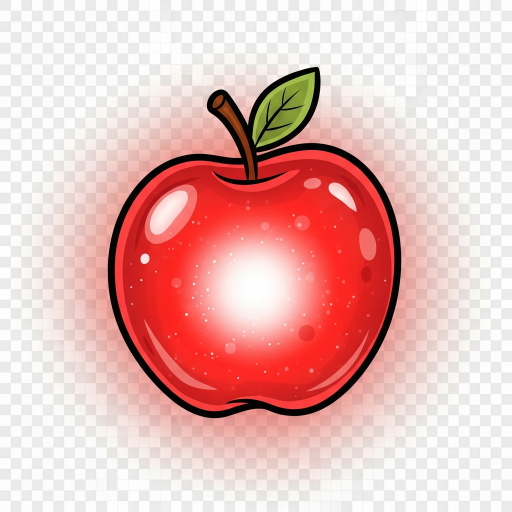
#> input picture games/feeding-caiso/assets/items/food_apple.png, 1024 x 1024 px (shown at 1/2 size)
$ python -i image_processor.py   (imports and definitions only)
#> lines starting #> are read from the running program, lines starting #| are printed output that depends on the picture
#> further down, picture is the input picture: PIL image 1024x1024 RGB; mean R, G, B 230.1, 185.8, 182.4
"""Core image processing utilities."""

from pathlib import Path
from typing import Tuple, Optional, Union
from PIL import Image, ImageFilter, ImageEnhance, ImageOps
import io


class ImageProcessor:
    """Handles common image processing operations for game assets."""

    # [131 lines left out: functions resize, remove_background, crop_to_content, add_outline, not called in this run]

    @staticmethod
    def pixelate(
        image: Image.Image,
        pixel_size: int = 8
    ) -> Image.Image:
        """
        Apply pixelation effect for retro game style.

        Args:
            image: PIL Image
            pixel_size: Size of each "pixel" block

        Returns:
            Pixelated image
        """
#> called with pixel_size = 8
        # Downscale
        small = image.resize(
            (image.width // pixel_size, image.height // pixel_size),
            resample=Image.Resampling.NEAREST
        )
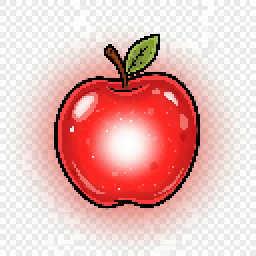
#> small: PIL image 128x128 RGB (shown 2 times larger); mean R, G, B 230.1, 185.9, 182.3

        # Upscale back with nearest neighbor
        return small.resize(image.size, resample=Image.Resampling.NEAREST)
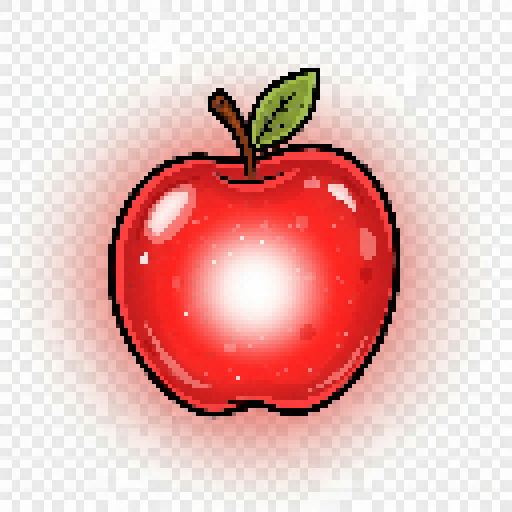
#> returned value: PIL image 1024x1024 RGB (shown at 1/2 size); mean R, G, B 230.1, 185.9, 182.3

    # [93 lines left out: functions reduce_colors, adjust_brightness, adjust_contrast, to_bytes, from_bytes, not called in this run]

>>> from PIL import Image
>>> picture = Image.open('../../../../games/feeding-caiso/assets/items/food_apple.png')
>>> result = ImageProcessor().pixelate(picture)
